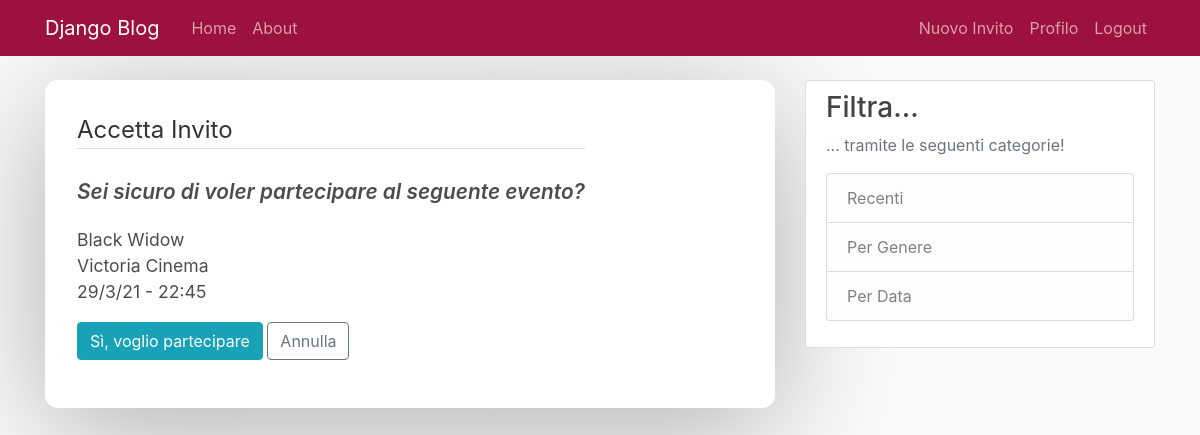
Screenshot of /inviti/invito/3/partecipa/ (signed in) with the database file from the repository.
### inviti/models.py (models this page shows, shortened)
class Invito(models.Model):
    cinema = models.CharField(max_length=100, choices=CinemaList.CinemaList.ListaCinema)
    film = models.CharField(max_length=100)
    data = models.DateField(validators=[validators.validate_date])
    orario = models.TimeField()
    limite_persone = models.PositiveSmallIntegerField()
    genere = MultiSelectField(max_length=100, choices=GenreList.GenreList.ListaGeneri)
    utente = models.ForeignKey(User, on_delete=models.CASCADE)
    commento = models.TextField(blank=True)
    data_invito = models.DateTimeField(default=timezone.now)
    partecipanti = models.ManyToManyField(User, related_name='partecipanti', blank=True)
    @property
    def posti_rimasti(self):
        return self.limite_persone - self.partecipanti.count()
    class Meta:
        verbose_name = 'Invito'
        verbose_name_plural = "Inviti"

### inviti/views.py (the view, shortened to what this page needs)
# urls.py: path('invito/<int:pk>/partecipa/', InvitoPartecipa.as_view(), name='invito-partecipa'),
class InvitoPartecipa(LoginRequiredMixin, UserPassesTestMixin, UpdateView):
    model = Invito
    template_name = 'inviti/partecipa.html'
    fields = ['partecipanti']
    def test_func(self):
        invito = self.get_object()
        if self.request.user != invito.utente and invito.posti_rimasti > 0 and self.request.user not in invito.partecipanti.all():
            return True
        return False

### inviti/templates/inviti/partecipa.html (shortened to what this page needs)
{% extends "main/base.html" %}
{% block content %}
    <div class="invito-section">
        <form method="POST">
            <fieldset class="form-group">
                <legend class="border-bottom mb-4">Accetta Invito</legend>
                <div class="invito-section__content">
                    <span>Sei sicuro di voler partecipare al seguente evento? </span>
                </div>
            </fieldset>
            <div class="invito-section__text">
                    <span style="margin-top: 1rem;">{{ invito.film }}</span>
                    <span>{{ invito.cinema }}</span>
                    <span>{{ invito.data|date:"j/n/y" }} - {{ invito.orario|time:"G:i" }}</span>
            </div>
            <div class="form-group" style="margin-top: 1rem;">
                <button class="btn btn-info" type="submit">Sì, voglio partecipare</button>
                <a class="btn btn-outline-secondary" href="{% url 'invito-detail' invito.id %}">Annulla</a>
            </div>
        </form>
    </div>
{% endblock content %}

### inviti/static/inviti/main.css (style rules this page uses)
body { background: #fafafa; color: #333333; margin-top: 5rem; }

### inviti/static/inviti/style.css (style rules this page uses)
*, *::before *::after { margin: 0; padding: 0; box-sizing: border-box; }
.invito-section { width: 100%; max-width: 98rem; padding: 2rem; background-color: #fff; box-shadow: 0 1.4rem 8rem rgba(0,0,0,0.3); display: flex; align-items: center; border-radius: .8rem; margin-bottom: 1.5rem; }
.invito-section__content span { display: block; color: rgba(0,0,0,.7); font-size: 1.3rem; font-weight: 600; font-style: italic; margin: .2rem 0; }
.invito-section__text span { display: block; font-size: 1.1rem; color: rgba(0,0,0,.7); }

### rows the page displays
Invito: film "Black Widow", cinema "Victoria Cinema", data "29/3/21", orario "22:45"
